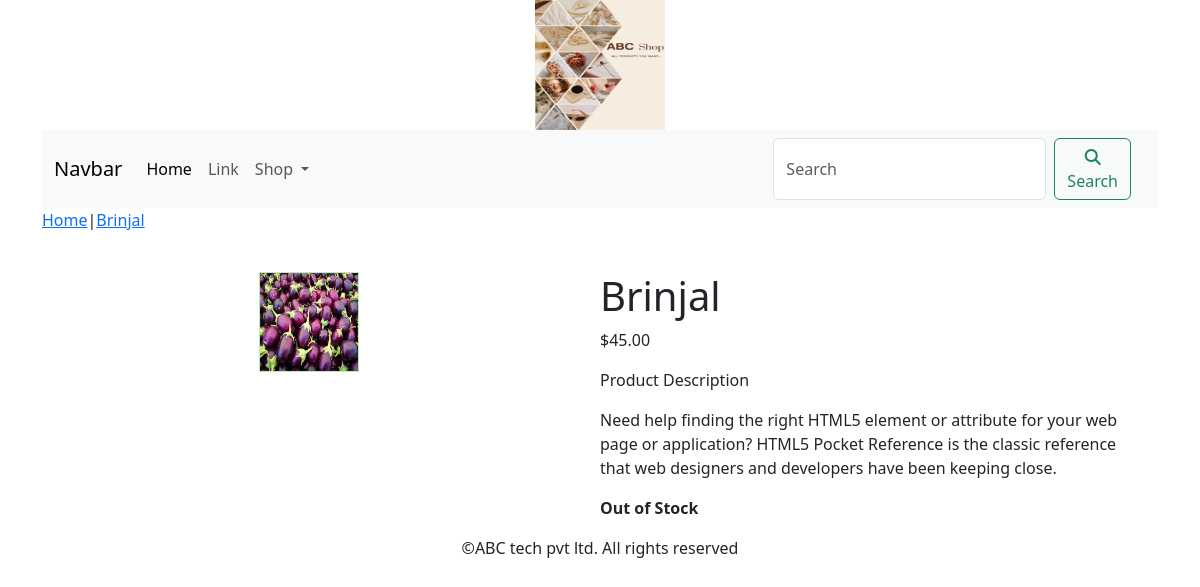
/vegetables/brinjal/, run on the app's committed database.
### shop/models.py (models this page shows, shortened)
class Product(models.Model):
    name=models.CharField(max_length=250,unique=True)
    slug=models.SlugField(max_length=250,unique=True)
    description=models.TextField(blank=True)
    price=models.DecimalField(max_digits=10,decimal_places=2)
    category=models.ForeignKey(Category,on_delete=models.CASCADE)
    image=models.ImageField(upload_to='product',blank=True)
    stock=models.IntegerField()
    available=models.BooleanField(default=True)
    created=models.DateTimeField(auto_now_add=True)
    updated=models.DateTimeField(auto_now=True)
    class Meta:
        ordering=('name',)
        verbose_name='product'
        verbose_name_plural='products'

### shop/views.py (the view)
# urls.py: path('<slug:c_slug>/<slug:product_slug>/',views.proDetail,name='prodCatdetail'),
def proDetail(request,c_slug,product_slug):
    try:
        product=Product.objects.get (category__slug=c_slug,slug=product_slug)
    except Exception as e:
        raise e
    return render(request,'product.html',{'product':product})

### cart/context_processors.py (called while the page is built)
def counter(request):
    item_count=0
    if 'admin' in request.path:
        return {}
    else:
        try:
            cart=Cart.objects.filter(cart_id=_cart_id(request))
            cart_items=CartItem.objects.all().filter(cart=cart[:1])
            for cart_item in cart_items:
                item_count += cart_item.quantity
        except Cart.DoesNotExist:
            item_count =0
    return dict(item_count=item_count)

### cart/views.py (called while the page is built)
def _cart_id(request):
    cart=request.session.session_key
    if not cart:
        cart=request.session.create()
    return cart

### shop/context_processors.py (called while the page is built)
def menu_links(request):
    links=Category.objects.all()
    return dict(links=links)

### shop/models.py (called while the page is built)
    def get_url(self):
        return reverse ('shop:products_by_category',args=[self.slug])

### template/product.html (shortened to what this page needs)
{% extends 'base.html' %}
{% load static %}
{% block content %}
<div class="row my_prod_row_class">
    <div class="mx_auto">
        <p><a href="{% url 'shop:allProdCat' %}">Home</a>|<a href="{{product.category.get_url}}">{{product.name}}</a></p>
    </div>
<div class="container"></div>
    <br>
    <div class="row">
        <div class="col-12 col-sm-12 col-md-12 col-lg-6 text-center">
            <div style="min-width:18rem">
                <img src="{{product.image.url}}" alt="{{product.name}}" style="width:100px;height:100px;">
            </div>
        </div>
            <div class="col-12 col-sm-12 col-md-12 col-lg-6">
                <div>
                <h1 class="my_prod_title">{{product.name}}</h1>
                <p>${{product.price}}</p>
                <p class="my_title">Product Description</p>
                <p class="text-justify my_prod_text">{{product.description}}</p>
                {% if product.stock <= 0 %}
                <p class="text-justify my_prod_text"><b>Out of Stock</b></p>
                {% else %}
                <a class="btn btn-secondary" href="{% url 'cart:add_cart' product.id %}">Add to Cart</a>
                {% endif %}
            </div>
        </div>
        </div>
    </div>
</div>
{% endblock %}

### data on the page
Product: name "Brinjal", image (picture), price "45.00", description "Need help finding the right HTML5 element or attribute for your web page or application? HTML5 Pocket Reference is the classic reference that web designers and developers have been keeping close."
